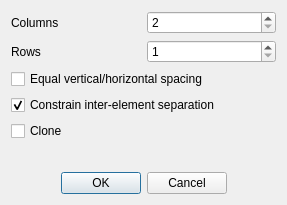
<?xml version="1.0" encoding="UTF-8"?>
<ui version="4.0">
 <class>SketcherGui::SketchRectangularArrayDialog</class>
 <widget class="QDialog" name="SketcherGui::SketchRectangularArrayDialog">
  <property name="windowModality">
   <enum>Qt::ApplicationModal</enum>
  </property>
  <property name="geometry">
   <rect>
    <x>0</x>
    <y>0</y>
    <width>287</width>
    <height>205</height>
   </rect>
  </property>
  <property name="windowTitle">
   <string>Create Array</string>
  </property>
  <layout class="QVBoxLayout" name="verticalLayout">
   <item>
    <layout class="QHBoxLayout" name="horizontalLayout">
     <item>
      <widget class="QLabel" name="label">
       <property name="text">
        <string>Columns</string>
       </property>
      </widget>
     </item>
     <item>
      <widget class="Gui::PrefSpinBox" name="ColsQuantitySpinBox">
       <property name="toolTip">
        <string>Number of columns of the linear array</string>
       </property>
       <property name="minimum">
        <number>2</number>
       </property>
       <property name="prefEntry" stdset="0">
        <cstring>DefaultArrayColumnNumber</cstring>
       </property>
       <property name="prefPath" stdset="0">
        <cstring>Mod/Sketcher</cstring>
       </property>
      </widget>
     </item>
    </layout>
   </item>
   <item>
    <layout class="QHBoxLayout" name="horizontalLayout_2">
     <item>
      <widget class="QLabel" name="label_2">
       <property name="text">
        <string>Rows</string>
       </property>
      </widget>
     </item>
     <item>
      <widget class="Gui::PrefSpinBox" name="RowsQuantitySpinBox">
       <property name="toolTip">
        <string>Number of rows of the linear array</string>
       </property>
       <property name="minimum">
        <number>1</number>
       </property>
       <property name="prefEntry" stdset="0">
        <cstring>DefaultArrayRowNumber</cstring>
       </property>
       <property name="prefPath" stdset="0">
        <cstring>Mod/Sketcher</cstring>
       </property>
      </widget>
     </item>
    </layout>
   </item>
   <item>
    <widget class="Gui::PreauracadheckBox" name="EqualVerticalHorizontalSpacingCheckBox">
     <property name="toolTip">
      <string>Makes the inter-row and inter-col spacing the same if clicked</string>
     </property>
     <property name="text">
      <string>Equal vertical/horizontal spacing</string>
     </property>
     <property name="prefEntry" stdset="0">
      <cstring>DefaultEqualVerticalHorizontalSpacing</cstring>
     </property>
     <property name="prefPath" stdset="0">
      <cstring>Mod/Sketcher</cstring>
     </property>
    </widget>
   </item>
   <item>
    <widget class="Gui::PreauracadheckBox" name="ConstraintSeparationCheckBox">
     <property name="toolTip">
      <string>Constrains each element in the array with respect to the others using construction lines</string>
     </property>
     <property name="layoutDirection">
      <enum>Qt::LeftToRight</enum>
     </property>
     <property name="text">
      <string>Constrain inter-element separation</string>
     </property>
     <property name="checked">
      <bool>true</bool>
     </property>
     <property name="prefEntry" stdset="0">
      <cstring>DefaultConstraintArrayElements</cstring>
     </property>
     <property name="prefPath" stdset="0">
      <cstring>Mod/Sketcher</cstring>
     </property>
    </widget>
   </item>
   <item>
    <widget class="Gui::PreauracadheckBox" name="CloneCheckBox">
     <property name="toolTip">
      <string>Substitutes dimensional constraints by geometric constraints
in the copies, so that a change in the original element is reflected on copies</string>
     </property>
     <property name="text">
      <string>Clone</string>
     </property>
     <property name="prefEntry" stdset="0">
      <cstring>CloneOnCopy</cstring>
     </property>
     <property name="prefPath" stdset="0">
      <cstring>Mod/Sketcher</cstring>
     </property>
    </widget>
   </item>
   <item>
    <spacer name="verticalSpacer">
     <property name="orientation">
      <enum>Qt::Vertical</enum>
     </property>
     <property name="sizeHint" stdset="0">
      <size>
       <width>20</width>
       <height>40</height>
      </size>
     </property>
    </spacer>
   </item>
   <item>
    <widget class="QDialogButtonBox" name="buttonBox">
     <property name="orientation">
      <enum>Qt::Horizontal</enum>
     </property>
     <property name="standardButtons">
      <set>QDialogButtonBox::Cancel|QDialogButtonBox::Ok</set>
     </property>
     <property name="centerButtons">
      <bool>true</bool>
     </property>
    </widget>
   </item>
  </layout>
 </widget>
 <customwidgets>
  <customwidget>
   <class>Gui::PrefSpinBox</class>
   <extends>QSpinBox</extends>
   <header>Gui/PrefWidgets.h</header>
  </customwidget>
  <customwidget>
   <class>Gui::PreauracadheckBox</class>
   <extends>QCheckBox</extends>
   <header>Gui/PrefWidgets.h</header>
  </customwidget>
 </customwidgets>
 <resources/>
 <connections>
  <connection>
   <sender>buttonBox</sender>
   <signal>accepted()</signal>
   <receiver>SketcherGui::SketchRectangularArrayDialog</receiver>
   <slot>accept()</slot>
   <hints>
    <hint type="sourcelabel">
     <x>248</x>
     <y>254</y>
    </hint>
    <hint type="destinationlabel">
     <x>157</x>
     <y>274</y>
    </hint>
   </hints>
  </connection>
  <connection>
   <sender>buttonBox</sender>
   <signal>rejected()</signal>
   <receiver>SketcherGui::SketchRectangularArrayDialog</receiver>
   <slot>reject()</slot>
   <hints>
    <hint type="sourcelabel">
     <x>316</x>
     <y>260</y>
    </hint>
    <hint type="destinationlabel">
     <x>286</x>
     <y>274</y>
    </hint>
   </hints>
  </connection>
 </connections>
</ui>
